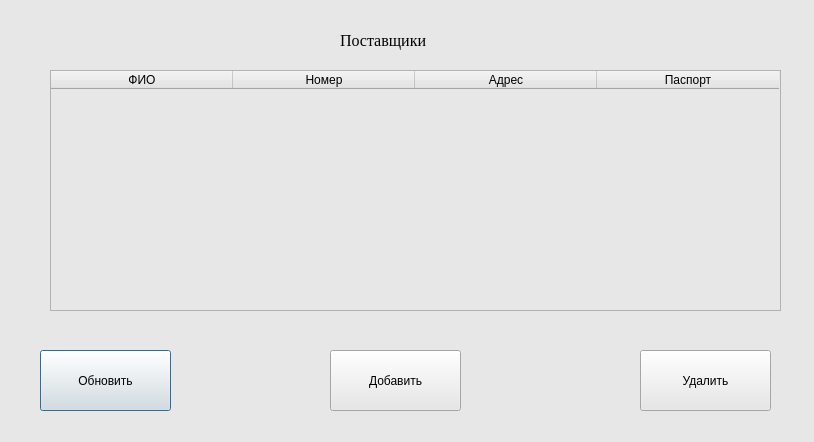
<?xml version="1.0" encoding="UTF-8"?>
<ui version="4.0">
 <class>Dialog</class>
 <widget class="QDialog" name="Dialog">
  <property name="geometry">
   <rect>
    <x>0</x>
    <y>0</y>
    <width>814</width>
    <height>442</height>
   </rect>
  </property>
  <property name="minimumSize">
   <size>
    <width>814</width>
    <height>442</height>
   </size>
  </property>
  <property name="maximumSize">
   <size>
    <width>814</width>
    <height>442</height>
   </size>
  </property>
  <property name="windowTitle">
   <string>Поставщики</string>
  </property>
  <property name="styleSheet">
   <string notr="true">background-color: rgb(231, 231, 231);</string>
  </property>
  <widget class="QTableWidget" name="tableWidget">
   <property name="geometry">
    <rect>
     <x>50</x>
     <y>70</y>
     <width>731</width>
     <height>241</height>
    </rect>
   </property>
   <attribute name="horizontalHeaderDefaultSectionSize">
    <number>182</number>
   </attribute>
   <column>
    <property name="text">
     <string>ФИО</string>
    </property>
   </column>
   <column>
    <property name="text">
     <string>Номер</string>
    </property>
   </column>
   <column>
    <property name="text">
     <string>Адрес</string>
    </property>
   </column>
   <column>
    <property name="text">
     <string>Паспорт</string>
    </property>
   </column>
  </widget>
  <widget class="QLabel" name="label">
   <property name="geometry">
    <rect>
     <x>340</x>
     <y>20</y>
     <width>131</width>
     <height>41</height>
    </rect>
   </property>
   <property name="font">
    <font>
     <family>Times New Roman</family>
     <pointsize>12</pointsize>
     <weight>50</weight>
     <bold>false</bold>
    </font>
   </property>
   <property name="text">
    <string>Поставщики</string>
   </property>
  </widget>
  <widget class="QPushButton" name="btn_update_post">
   <property name="geometry">
    <rect>
     <x>40</x>
     <y>350</y>
     <width>131</width>
     <height>61</height>
    </rect>
   </property>
   <property name="text">
    <string>Обновить</string>
   </property>
  </widget>
  <widget class="QPushButton" name="btn_add_post">
   <property name="geometry">
    <rect>
     <x>330</x>
     <y>350</y>
     <width>131</width>
     <height>61</height>
    </rect>
   </property>
   <property name="text">
    <string>Добавить</string>
   </property>
  </widget>
  <widget class="QPushButton" name="btn_del_post">
   <property name="geometry">
    <rect>
     <x>640</x>
     <y>350</y>
     <width>131</width>
     <height>61</height>
    </rect>
   </property>
   <property name="text">
    <string>Удалить</string>
   </property>
  </widget>
 </widget>
 <resources/>
 <connections/>
</ui>
